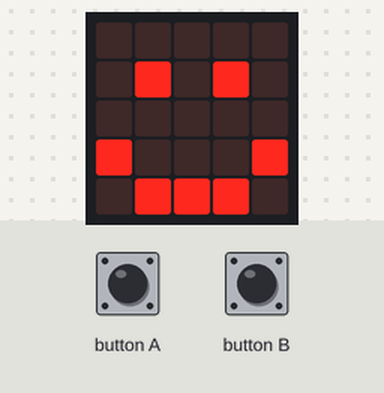
Recording of a program running on a simulated BBC micro:bit (MakeCode). Parts: the board's 5×5 LED display. Inputs (shaded band) come from the test bench.

Above: at 1.8 s.
1.9 s: button A pressed for 0.15 s
At 2.2 s:
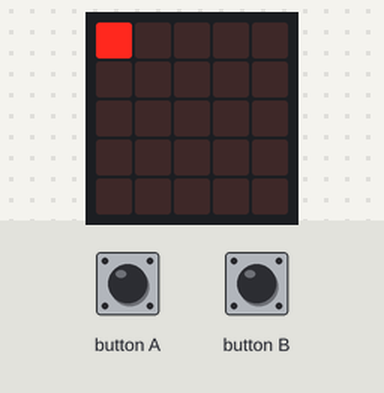
2.6 s: button B pressed for 0.15 s
At 2.91 s:
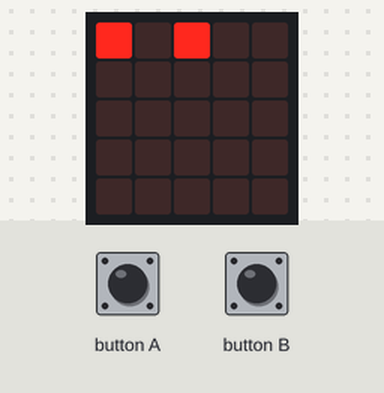
At 4.8 s:
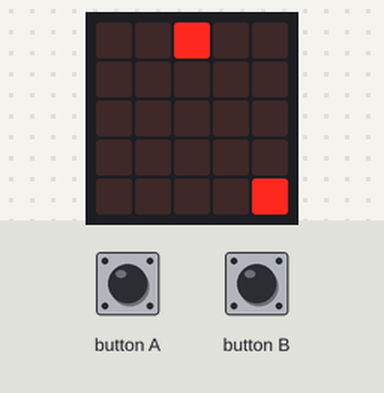
Timing chart, 0 to 6.3 s (numbered marks = the images above; inputs shaded):
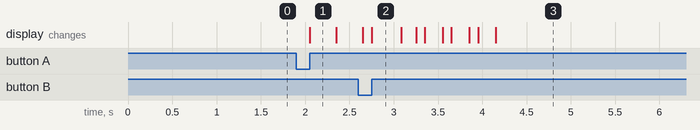

The program:

main.ts
```typescript
// (licence header left out)
// variables needed
let sprite: game.LedSprite = null
let loopCounterX = 0
let loopCounterY = 0

// setting up
basic.clearScreen()
basic.showIcon(IconNames.Happy)

// pressing A, sprite moves clockwise
input.onButtonPressed(Button.A, function () {
    basic.clearScreen()
    sprite = game.createSprite(0, 0)
    loopCounterX = 0
    loopCounterY = 0

    // moving sprite right
    while (loopCounterY <=4) {
        sprite.set(LedSpriteProperty.X, loopCounterY)
        loopCounterY +=1
        basic.pause(300)
    }

    // moving sprite down
    while (loopCounterX <= 4) {
        sprite.set(LedSpriteProperty.Y, loopCounterX)
        loopCounterX +=1
        basic.pause(300)
    }

    // moving sprite left
    while (loopCounterY >= 0) {
        sprite.set(LedSpriteProperty.X, loopCounterY)
        loopCounterY -=1
        basic.pause(300)
    }

    // moving sprite up
    while (loopCounterX >= 0) {
        sprite.set(LedSpriteProperty.Y, loopCounterX)
        loopCounterX -=1
        basic.pause(300)
    }

    // resetting
    sprite.delete()
    basic.clearScreen()
    basic.showIcon(IconNames.Happy)
})

// pressing B, sprite moves counter clockwise
input.onButtonPressed(Button.B, function () {
    basic.clearScreen()
    sprite = game.createSprite(0, 0)
    loopCounterX = 0
    loopCounterY = 0

    // moving sprite down
    while (loopCounterX <= 4) {
        sprite.set(LedSpriteProperty.Y, loopCounterX)
        loopCounterX +=1
        basic.pause(300)
    }

    // moving sprite right
    while (loopCounterY <= 4) {
        sprite.set(LedSpriteProperty.X, loopCounterY)
        loopCounterY +=1
        basic.pause(300)
    }

    // moving sprite up
    while (loopCounterX >= 0) {
        sprite.set(LedSpriteProperty.Y, loopCounterX)
        loopCounterX -=1
        basic.pause(300)
    }

    // moving sprite left
    while (loopCounterY >= 0) {
        sprite.set(LedSpriteProperty.X, loopCounterY)
        loopCounterY -=1
        basic.pause(300)
    }

    // resetting
    sprite.delete()
    basic.clearScreen()
    basic.showIcon(IconNames.Happy)
})
```

Measured:
- after the input at 1.9 s, the display: changes after 0.15 s (image 1)
- after the input at 2.6 s, the display: first differs from a run without the input after 0.15 s (image 2)
